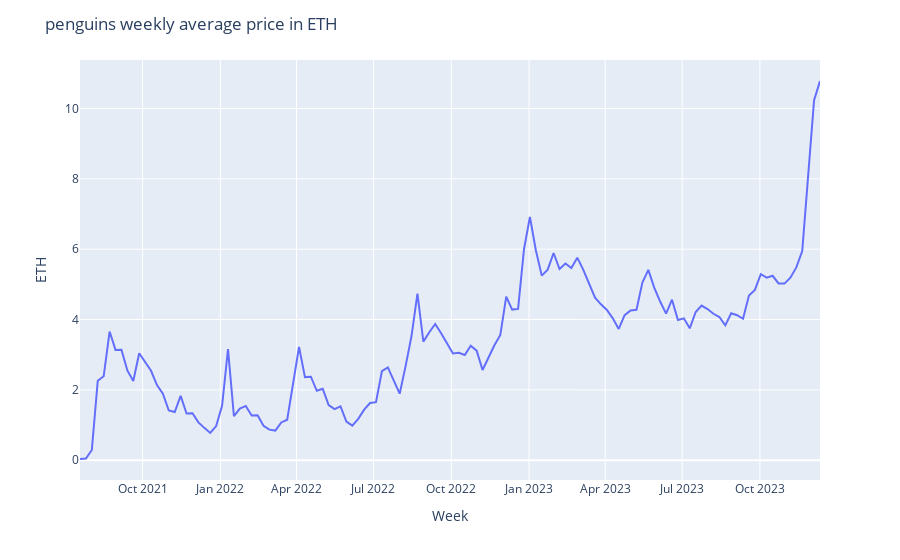

Here is the notebook cell this chart was saved with:
### Code cell
linechart['week_yr'] = linechart['week_yr'].astype(str)
fig = px.line(linechart.loc[:len(linechart)-2], x="week_yr", y="price.amount.decimal", markers= False)
#fig = px.line(linechart, x="month", y="price.amount.usd", text = 'month')
fig.update_traces(textposition="bottom right")
fig.update_layout(title='penguins weekly average price in ETH',
                   xaxis_title='Week',
                   yaxis_title='ETH')
fig.show()
